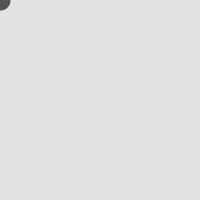
Frame 1 (no input)
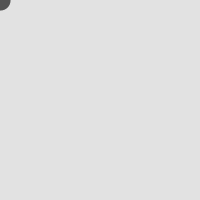
Frame 60 (the mouse pressed at the canvas centre just before this capture)
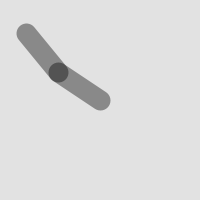
Frame 120 (the mouse held since frame 60 and released just before this capture)

The Processing sketch that drew these frames (run headless with seeded random() and noise(); from frame 60 on, the mouse is pressed at the canvas centre):

// Processing sketch: Follow2
// ── Follow2.pde
/**
 * Follow 2.
 * Based on code from Keith Peters (www.bit-101.com).
 * 
 * A two-segmented arm follows the cursor position. The relative 
 * angle between the segments is calculated with atan2() and the 
 * position calculated with sin() and cos().
 */

float[] x = new float[2];
float[] y = new float[2];
float segLength = 50;

void setup() {
  size(200, 200);
  smooth();
  strokeWeight(20.0);
  stroke(0, 100);
}

void draw() {
  background(226);
  dragSegment(0, mouseX, mouseY);
  dragSegment(1, x[0], y[0]);
}

void dragSegment(int i, float xin, float yin) {
  float dx = xin - x[i];
  float dy = yin - y[i];
  float angle = atan2(dy, dx);
  x[i] = xin - cos(angle) * segLength;
  y[i] = yin - sin(angle) * segLength;
  segment(x[i], y[i], angle);
}

void segment(float x, float y, float a) {
  pushMatrix();
  translate(x, y);
  rotate(a);
  line(0, 0, segLength, 0);
  popMatrix();
}
